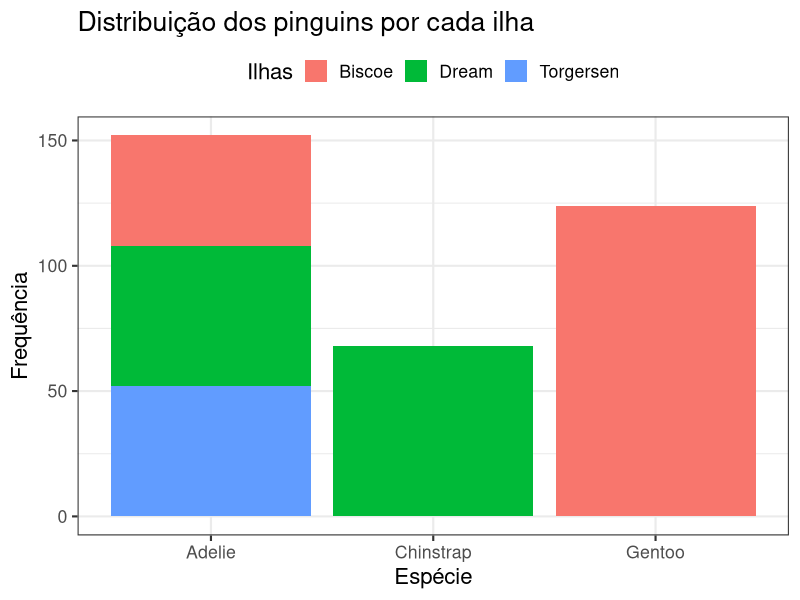
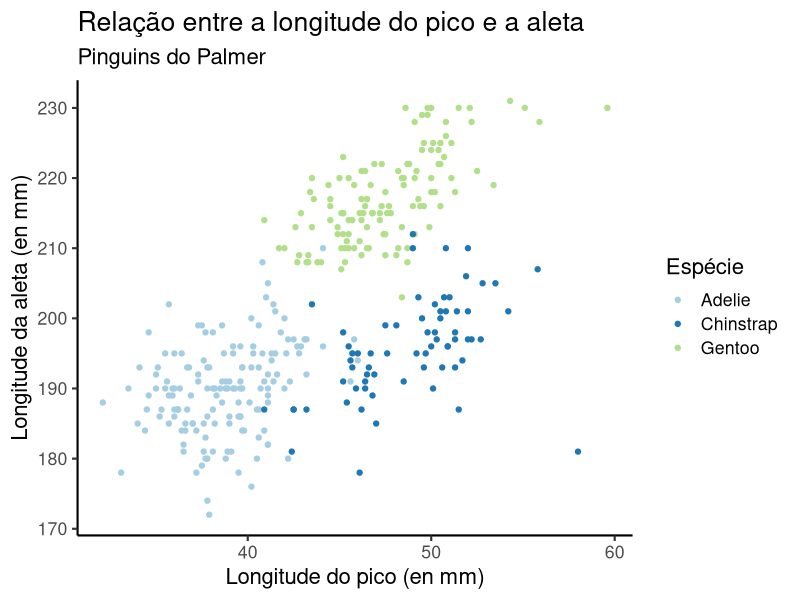

R code for these plots, in order:
## ---- chunk 1
# carregamos as bibliotecas que precisamos
library(tidyverse)
library(knitr)
library(palmerpenguins)  # dados
## ---- chunk 2
glimpse(penguins)
## ---- chunk 3
esp_sexo <- penguins %>% 
  group_by(
    species,
    sex
  ) %>% 
  summarise(
    total = n(),
    n_islas = n_distinct(island),
    prom_long_pico = mean(bill_length_mm, na.rm = TRUE),
    sd_long_pico = sd(bill_length_mm, na.rm = TRUE),
    prom_prof_pico = mean(bill_depth_mm, na.rm = TRUE),
    sd_prof_pico = sd(bill_depth_mm, na.rm = TRUE),
    prom_long_ala = mean(flipper_length_mm, na.rm = TRUE),
    sd_long_ala = sd(flipper_length_mm, na.rm = TRUE),
    prom_peso = mean(body_mass_g, na.rm = TRUE),
    sd_peso = sd(body_mass_g, na.rm = TRUE)
  ) %>% 
  ungroup() %>% 
  mutate(  # Muda o conteúdo para portuguese
    sex = case_when(
        sex == "male" ~ "Masculino",
        sex == "female" ~ "Femenino",
        is.na(sex) ~ "Desconhecido"
      )
  )
## ---- chunk 4
# Vamos usar mutate() para criar novos
# colunas no formato que desejamos
tab_pinguinos <- esp_sexo %>% 
  mutate(
    long_pico = paste(
      round(prom_long_pico, 1),
      " (",
      round(sd_long_pico, 1),
      ")"
    ),
    prof_pico = paste(
      round(prom_prof_pico, 1),
      " (",
      round(sd_prof_pico, 1),
      ")"
    ),
    long_ala = paste(
      round(prom_long_ala, 1),
      " (",
      round(sd_long_ala, 1),
      ")"
    ),
    peso = paste(
      round(prom_peso, 1),
      " (",
      round(sd_peso, 1),
      ")"
    )
  ) %>% 
  select( # seleccionar y renombrar las columnas
    Especie = species,
    Sexo = sex,
    Total = total,
    Islas = n_islas,
    "Pico (long)" = long_pico,
    "Pico (prof)" = prof_pico,
    Aleta = long_ala,
    Peso = peso
  )
## ---- chunk 5
# tabela 1
kable(
  tab_pinguinos %>% 
    select(
      Especie, 
      Sexo, 
      Total, 
      Islas
    )
)
## ---- chunk 6
# tabela 2
kable(
  tab_pinguinos %>% 
    select(
      -Total, 
      -Islas
    )
)
## ---- chunk 7
ggplot(
  penguins, 
  aes(x = species, fill = island)
) +
  geom_bar() +
  labs(
    title = "Distribuição dos pinguins por cada ilha",
    x = "Espécie",
    y = "Frequência",
    fill = "Ilhas"
  ) +
  theme_bw(16) +
  theme(
    legend.position = "top"
  )
## ---- chunk 8
ggplot(
  penguins,
  aes(x = bill_length_mm, 
      y = flipper_length_mm, 
      color = species)
) +
  geom_point() +
  scale_color_brewer(palette = "Paired") +
  labs(
    title = "Relação entre a longitude do pico e a aleta",
    subtitle = "Pinguins do Palmer",
    x = "Longitude do pico (en mm)",
    y = "Longitude da aleta (en mm)",
    color = "Espécie"
  ) +
  theme_classic(16)
